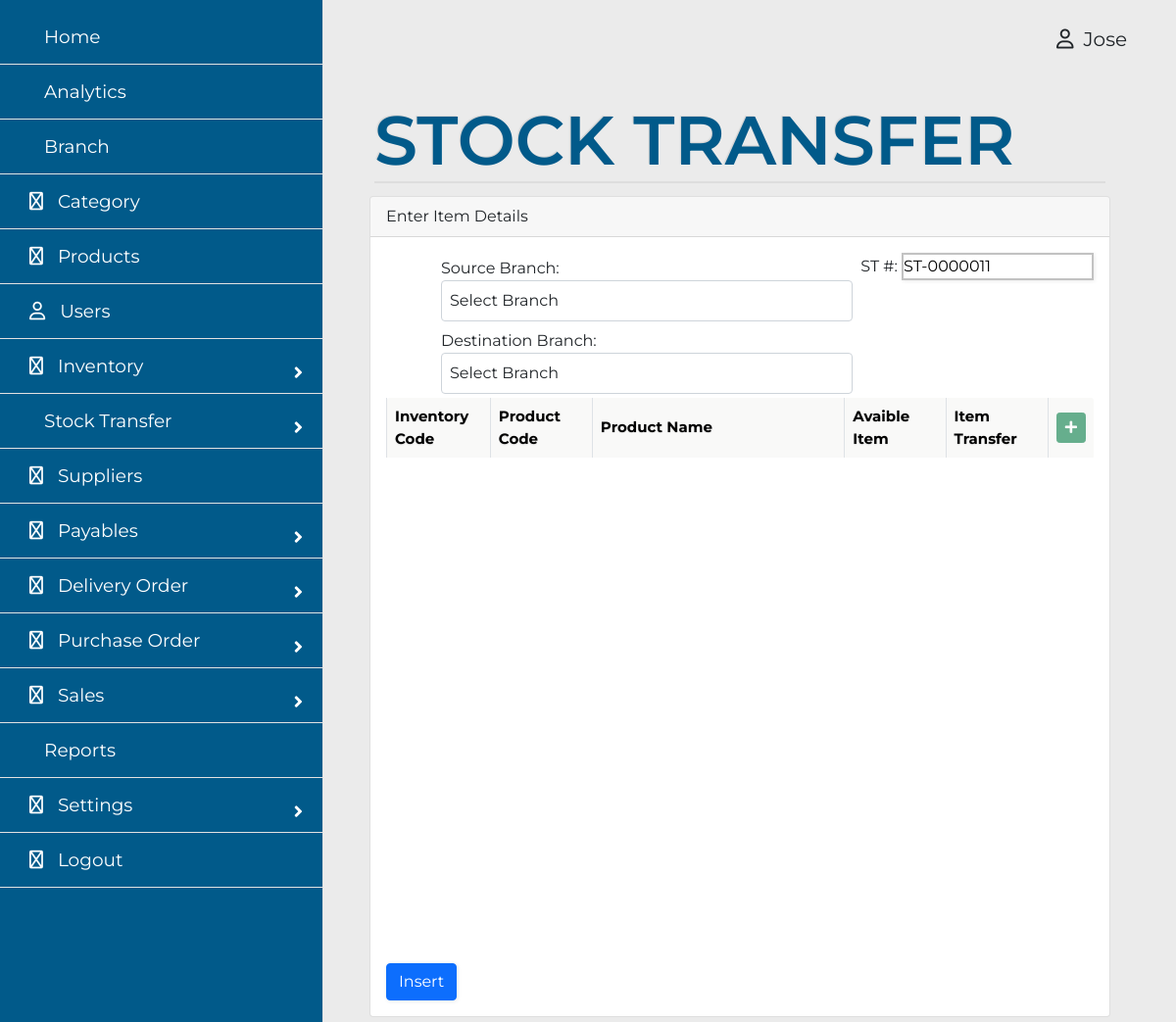
Page /admin/stocktransfer.php (signed in) on the earlier database version.
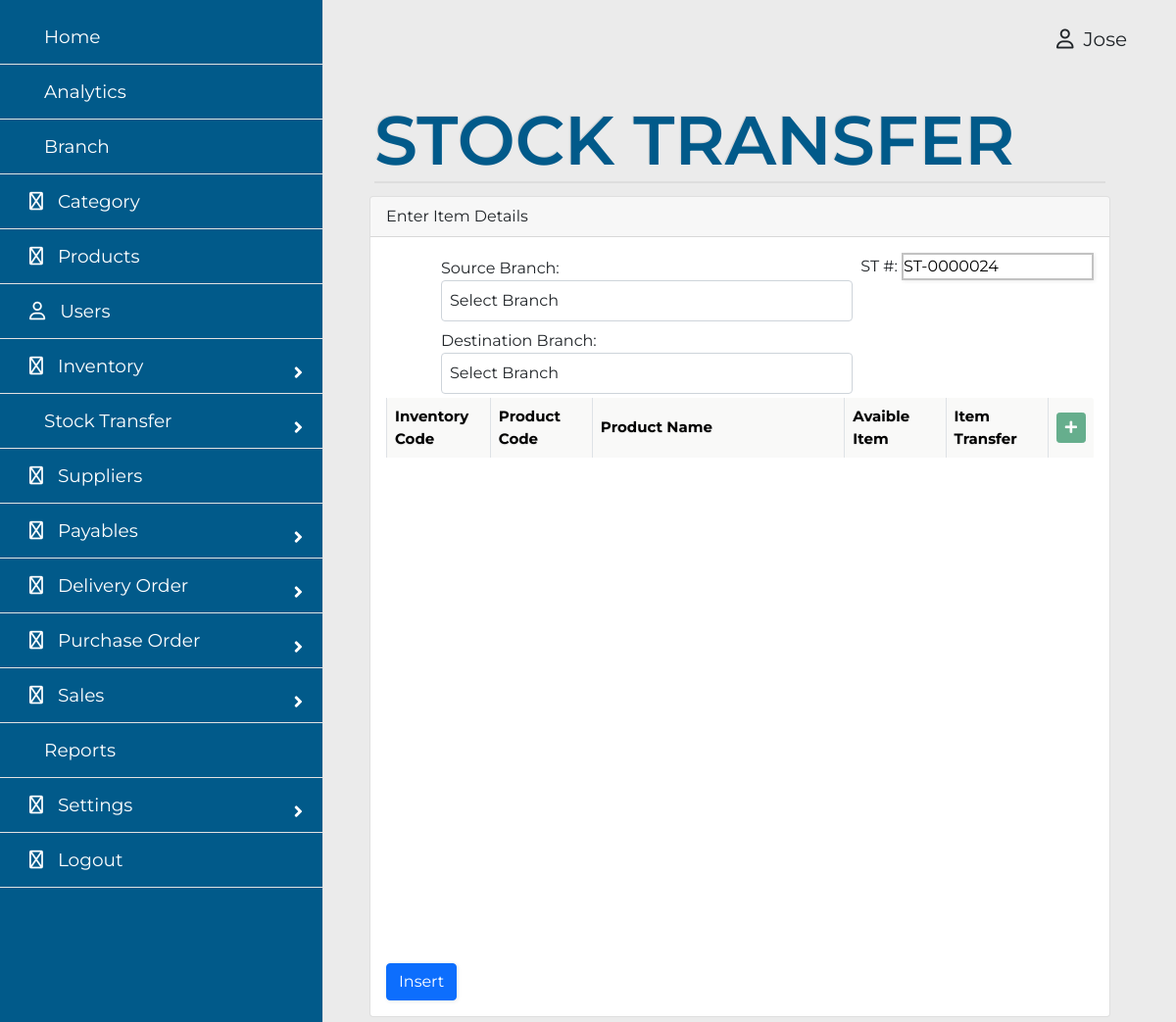
Same page on the later database version.
### tables this page shows
CREATE TABLE `tblstocktransfer` (
  `id` varchar(20) NOT NULL,
  `source` varchar(20) NOT NULL,
  `destination` varchar(20) NOT NULL,
  `userid` varchar(20) NOT NULL,
  `stdate` date NOT NULL DEFAULT current_timestamp()
);

### actions/adddata.php (called while the page is built, shortened)
<?php
	function createId(string $tblName) {
		switch ($tblName) {
			case 'tblstocktransfer':
				$index = "ST-";
				break;
		}
		$db = new DbConnect;
		$conn = $db->connect();
		$stmt = $conn->prepare("SELECT * FROM ".$tblName." ORDER BY id DESC LIMIT 1");
		$stmt->execute();
		$items = $stmt->fetchAll(PDO::FETCH_ASSOC);
		foreach ($items as $item) {
			 $lastid = $item['id'];
		}
		if (empty($items)) {
			$number = $index . "0000001";
		} else {
			$idd = str_replace($index,"",$lastid);
			$id = str_pad($idd + 1, 7, 0, STR_PAD_LEFT);
			$number = $index . $id;
		}
		return $number;
	}
 ?>

### admin/stocktransfer.php (the view, shortened to what the changed rows need)
<?php
include '../actions/adddata.php';
?>
<!DOCTYPE html>
<html>
	<head>
		<link rel="stylesheet" href="../admin/assets/style.css">
		<link rel="stylesheet" href="https://pro.fontawesome.com/releases/v6.0.0-beta3/css/all.css" type="text/css">
		<link href="https://cdn.jsdelivr.net/npm/bootstrap@5.0.2/dist/css/bootstrap.min.css" rel="stylesheet">
		<link rel="stylesheet" href="https://cdn.jsdelivr.net/npm/bootstrap-select@1.14.0-beta2/dist/css/bootstrap-select.min.css">
		<link rel="stylesheet" href="https://pro.fontawesome.com/releases/v5.10.0/css/all.css"/>
	</head>
<body>
    <div class="main">
		<div class="container">
			<div class="card">
				<div class="card-body">
					<form method="post" id="insert_form">
						<div class="table-repsonsive">
							<table class="table table-bordered" id="item_table" style="max-height: 150px; overflow-y: scroll !important;">
							<div class="float-end">
								<label for="po_number">ST #:</label>
								<input type="text" name="stocktransfer_number" class="input-field" value="<?php echo createId('tblstocktransfer');  ?>" readonly>
							</div>
							<div class="row">
							<thead style=" display: block; ">
								<tr>
									<th width="15%">Inventory Code</th>
									<th width="15%">Product Code</th>
									<th width="40%">Product Name</th>
									<th width="15%">Avaible Item</th>
									<th width="15%">Item Transfer</th>
									<th><button type="button" name="add" class="btn btn-success btn-sm add"><i class="fas fa-plus"></i></button></th>
								</tr>
							</thead>
							</div>
							</table>
						</div>
					</form>
				</div>
			</div>
		</div>
	</body>
</html>

Differences in the rows shown:
no longer on this page (row edited): tblstocktransfer: stocktransfer_number "ST-0000011"
added tblstocktransfer: stocktransfer_number "ST-0000024"
